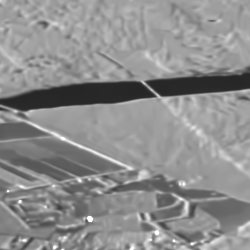
#> input picture data/Image_Database/amplitude_l1_noisy_noisy_w7/0_Target.png, 250 x 250 px; its folder holds only this picture in this run
$ python -i mvalab.py   (imports and definitions only)   (older library calls are emulated)
#> lines starting #> are read from the running program, lines starting #| are printed output that depends on the picture; after the words box and inside, x2 and y2 are one past the last pixel; in counts of white or black regions, pixels touching at a corner belong together
#> further down, picture is the input picture: shape (250, 250); min 38, max 255, mean 141.1
# -*- coding: utf-8 -*-
#
# Lecture des fichiers "télécom"
# Sylvain Lobry 2015
# JM Nicolas 2015#
#
# Septembre 2017 : on introduit mat2imz
#   sauvegarde en 8 bits ou en float. Pas d'autre choix
#   possibilité de générer un fichier .hdr en mettant une option
#
# Janvier 2018 : introduction de dat2mat pour le projet biomass
#               : introduction de cos2mat (uniquement les complex short)
#
# Aout 2018 : possibilité de lire un fichier url
#
##########################################################################
#
# Aout 2018 : introduction d'un test de version pour urllib
#
##########################################################################
#
#  Sauvegarde au fomat Télécom : mat2imz
#
##########################################################################
#
# Affichage d'images "visusar"
#
#
#########################################################################
u"""
lecture, écriture et affichage d'images à forte dynamique, réeles ou complexes (radar)
"""

MVALABVERSION=u"V2.1  Version du 5 février 2019"

#############################################################################

import sys  # pour la version de python
import os.path

import numpy as npy

import scipy.fftpack as spyfftpack
import scipy.io as spio


import struct
import matplotlib.pyplot as plt
import matplotlib.gridspec as gridspec

import math

import urllib
from urllib import *

globalparamnotebook=0

##############################################################################
#
def version():
    return MVALABVERSION
##############################################################################
#############################
# [1351 lines left out: functions notebook, matlab2imz, imz2matbase, imz2mat, imaread, imwread and 23 more, not called in this run]

#
#######################################################################################
#######################################################################################
    #  FIN DES LECTURES
#######################################################################################
#######################################################################################

######################################################
######################################################
# SEPTEMBRE 2017
#

typecode='<f'  # < : little endian
hdrcode='byte order = 0'  # pour .hdr d'IDL/ENVI
imacode='-byteorder = 0'  # pour .dim (mesure conservatoire)


# [166 lines left out: function mat2imz, not called in this run]


######################################################
######################################################
        #######################################################################################
#  OUTILS VISU
#######################################################################################
#######################################################################################
#
def visusarbase(tabimaparam,paramseuil,tagspe, *therest):
#
# on commence par eliminer les tableaux manifestement trop petits...
# ainsi que les tableaux reduit a la valeur 0 (entiere)
#
    # si tagspe==0 : pas de show, ni de titre
#
# Mai 2018 : *therest pour ne remplir qu'une partie de la figure
# d'où ipart, mais qui sert aussi à neutraliser les affichages
#
# Sept 2018 : zparam peut aussi être un tableau [vmin,vmax]
#
#
# therest :
#   [0] : pour les affichages
#   [1] : pour les histogrammes     if type(tabima)== str :
#> called with paramseuil = -999, tagspe = 0
    if type(tabimaparam)== str :
        tabimatab=imz2mat(tabimaparam)
        tabima = tabimatab[0]
    else :
        tabima=tabimaparam
#
    ipart=0
    kparamhisto=0
    if len(therest)>0 :
        ipart=therest[0]

    if isinstance(tabima,int)==True:
        legspe='Pas de visualisation : Tableau nul'
        print(legspe)
        return

    RSI=tabima.size
#> RSI = 62500
    if RSI<16:
        legspe='Pas de visualisation : Tableau manifestement beaucoup trop petit (%d) pour etre une image : pas d''affichage' %(RSI)
        print(legspe)
        return 0

#    else:
#        print("visusar sans second parametre'

    R=tabima.shape
#> R = (250, 250)
    ZZ=len(R)
#> ZZ = 2
    if ZZ==3:  # on traite à part les couleurs
        malegende='3 canaux couleurs (RVB)'
        print("Affichage comme image en couleur (3 canaux)")
        if tagspe > 0 :
            plt.figure()
            if ipart==1 :
                print(u'Figure réduite pour l\'image')
        plt.imshow(tabima/255.,interpolation='nearest')
        if tagspe > 0 :
            plt.title(malegende)
            plt.show()
        return 0


    if npy.isrealobj(tabima)==True:
        print("Affichage d'une image reelle")
        BB=tabima
    if npy.isrealobj(tabima)==False:
        print("Affichage d'une image complexe : on prend le module")
        BB=abs(tabima)
    valmin=npy.min(BB)
#> valmin = 38
    valmax=npy.max(BB)
#> valmax = 255
    valsig=npy.std(BB)
#> valsig = 36.43
    valmoy=npy.mean(BB)
#> valmoy = 141.1
    legx='Min %.3f   Max %.3f    Moy %.3f   Ect %.3f ' %(valmin,valmax,valmoy,valsig)

#
#  par defaut visusarbase affiche avec un seuil de vmoy + kparam * vsig et avec kparam = 3
    kparam=3  # par defaut
    itagseuil=1
    seuilmin=0.  # par defaut

    if type(paramseuil) == list :
        seuilmin=paramseuil[0]
        seuilmax=paramseuil[1]
        kparam=(seuilmax-valmoy)/valsig
        if kparamhisto==0 :
            kparamhisto=kparam
        print(u'seuil min (%.1f) et seuilmax (%.1f) passés en argument. kparam = %.1f'%(seuilmin, seuilmax, kparam))
        malegende=u'Image affichée entre %.1f et %.1f  (vmoy + %.1f vsig)'%(seuilmin,seuilmax,kparam)
    else:
    # ancien cas
        zparam = paramseuil


        if zparam!=-999:
            kparam=zparam

        if kparam<0 :
            itagseuil=2
            kparam=-kparam

        if kparam>0:
            seuilmax=valmoy+kparam*valsig
#> seuilmax = 250.4
            if seuilmax>valmax:
                BB[0,0]=seuilmax
            if kparamhisto==0 :
                kparamhisto=kparam

            if itagseuil==2 :
                seuilmin=valmoy-kparam*valsig

            malegende=u'Image  [%.2f, %.2f] seuil %.2f \n   valmoy (%.3f) + %.3f sigma (%.3f) ' %(seuilmin, valmax, seuilmax,valmoy,kparam,valsig)

# [12 lines of commented-out code are left out]
        if kparam==0:
            malegende='kparam=0 : Image sans seuillage'
            seuilmin=valmin
            seuilmax=valmax
###########" fin cas historique


    masque=BB<seuilmax
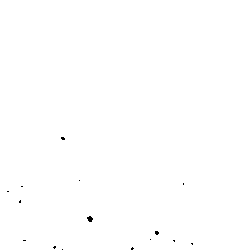
#> masque: shape (250, 250) bool; 99.9% white; black in thin lines or dots, all inside (x1, y1, x2, y2) = (7, 137, 193, 250)
    BB=BB*masque+(1-masque)*seuilmax
    masque2=BB>seuilmin
#> masque2: shape (250, 250) bool; every value is 1
    BB=BB*masque2+(1-masque2)*seuilmin

#        malegende='Image seuillee : valmoy (%.3f) +- %.3f sigma  (%.2f;%.2f)\n seuil %.1f' %(valmoy,kparam,seuilmin,seuilmax)


    if tagspe==0:
        print('Visusar sans plt.show, ni titre')

    if tagspe <0 :
        print('Visusar sans affichage')
        print(legx)
        return(BB)


    if len(therest)>1 :
#        print(u'Passage de kparamhisto en parametre %.3f', therest[1] )
        if therest[1] != 0. :
            kparamhisto=therest[1]


    if tagspe > -1 :
        if tagspe>0 :
            if globalparamnotebook==0 :
                fig = plt.figure()
            if globalparamnotebook>0 :
                fig = plt.figure(figsize=(12,12))
            plt.xlabel(legx)


        if ipart>0 :
            if tagspe==0:
                print(u'Affichage pas conforme (appel de l''histogramme en mode Z)')
            gs = gridspec.GridSpec( 8, 1)
            plt.subplot( gs[0:7,0] )
            plt.xticks([])
            plt.yticks([])

#        plt.imshow(BB)
        if tagspe>0 :
            plt.suptitle(malegende)
        cax=plt.imshow(BB,interpolation='nearest')

#        plt.suptitle(malegende)
#
#        if tagspe>0 :
#            plt.suptitle(malegende)
#        if ipart==2 :
#            plt.title(malegende)  # placement très subtil, avant l'éventuel histogramme
#
        plt.set_cmap('gray')
        if len(therest)>2 :
            plt.set_cmap('jet')
        if ipart>0 :
            plt.subplot( gs[7,0] )
            ntot=R[0]*R[1]
            seuilmax=valmoy+kparamhisto*valsig
            noutlier=npy.sum(tabima>seuilmax)
            fntot=float(ntot)
            fnoutlierpourcent=float(noutlier)*100./fntot

            seuilmaxhisto= seuilmax
#            if  seuilmaxhisto > valmax :
#                seuilmaxhisto = valmax   # octobre 2018 : source d'erreur pour l'opérateur
#            plt.hist(npy.reshape(tabima,ntot), bins=256, normed=True, color='wheat')
            if npy.isrealobj(tabima)==True:
                print('Histogramme des valeurs d''une image (%.3f %.3f) entre %.3f et %.3f'%( npy.min(tabima), npy.max(tabima),seuilmin,seuilmaxhisto))
#                print("Histogramme d'une image reelle")plt.hist(crop_classe0.ravel(),bins=256)
#                plt.hist(npy.reshape(tabima,ntot), range=[seuilmin,seuilmaxhisto], bins=256, normed=True, color='wheat')
                resulvoid=plt.hist(tabima.ravel(), range=[seuilmin,seuilmaxhisto], bins=256, normed=True, color='wheat')
            else:
                print(u'Histogramme des valeurs absolues d''une image complexe')
#                plt.hist(npy.reshape(npy.abs(tabima),ntot), range=[seuilmin,seuilmaxhisto], bins=256, normed=True, color='wheat')
                resulvoid=plt.hist(npy.abs(tabima.ravel()), range=[seuilmin,seuilmaxhisto], bins=256, normed=True, color='wheat')
            yyymin,yyymax=plt.ylim()
            plt.plot([seuilmax,seuilmax],[yyymin,yyymax],'k--')
            if kparamhisto > kparam and seuilmax < valmax:
                if npy.isrealobj(tabima)==True:
                    noutlierhisto=npy.sum(tabima>seuilmax)
                else:
                    noutlierhisto=npy.sum(npy.abs(tabima)>seuilmax)
                fnoutlierhistopourcent=float(noutlierhisto)*100./fntot
###                plt.xlim([0.,seuilmaxhisto])
                baratinx=u'%d pixels > %.1f (%.1f  %%) ,   %d pixels > %.1f (%.3f  %%)'%(noutlier,seuilmax,fnoutlierpourcent,noutlierhisto,seuilmax,fnoutlierhistopourcent)
            else :
                baratinx=u'[%d]    %d pixels > %.1f (%.1f  %%)'%(int(fntot), noutlier,seuilmax,fnoutlierpourcent)

            if seuilmin > 0.001 :
                noutliermin=npy.sum(tabima<seuilmin)
                if noutliermin > 0 :
                    fnoutlierminpourcent=float(noutliermin)*100./fntot
                    baratinx=u'%d pixels < %.1f (%.1f  %%)      '%(noutliermin,seuilmin,fnoutlierminpourcent)+baratinx


            plt.xlabel(baratinx)
            plt.yticks([])
            plt.xlim([seuilmin,seuilmaxhisto])


        if len(therest)>2 :
            plt.set_cmap('jet')
#            plt.hist(npy.reshape(BB,ntot), bins=256, normed=True,range=[0.,2.],color='wheat')

#        plt.gray()            cax=plt.imshow(image, cmap=cm.coolwarm)

#    plt.colorbar(orientation="horizontal", fraction=0.05, aspect=40)
            vmax=seuilmax
            cbar = fig.colorbar(cax, ticks=[valmin, 0., valmax], orientation='horizontal', fraction=0.05, aspect=40)

#    print(malegende)

    if tagspe>0:
        ncol=npy.size(tabima,1)
        nlig=npy.size(tabima,0)
        print('plt.show dans visusar : image %d x %d'%(ncol,nlig))
        plt.show()

    return BB


# [61 lines left out: functions visusar, visuinterfero, not called in this run]

def visusarZ(tabima, *therest):
    nnn=-999
    itag=0
    if(len(therest)>0):
        nnn=therest[0]
    if(len(therest)>1):
        itag=therest[1]

    coderetour =    visusarbase(tabima,nnn,0,itag)
#> call 2 of visusarbase, with tabimaparam = array of shape (250, 250), paramseuil = -999, tagspe = 0
#> in visusarbase (call 2), `valmin=npy.min(BB)`: valmin = 0.725
#> in visusarbase (call 2), `valmax=npy.max(BB)`: valmax = 8818152
#> in visusarbase (call 2), `valsig=npy.std(BB)`: valsig = 36363.5
#> in visusarbase (call 2), `valmoy=npy.mean(BB)`: valmoy = 2195.1
#> in visusarbase (call 2), `seuilmax=valmoy+kparam*valsig`: seuilmax = 111285.4
#> in visusarbase (call 2), `masque=BB<seuilmax`:
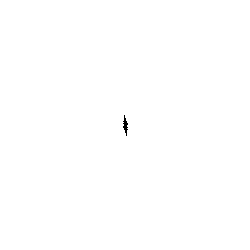
#> masque: shape (250, 250) bool; 99.9% white; black in thin lines or dots, all inside (x1, y1, x2, y2) = (123, 115, 128, 136)
#> in visusarbase (call 2), `BB=BB*masque+(1-masque)*seuilmax`:
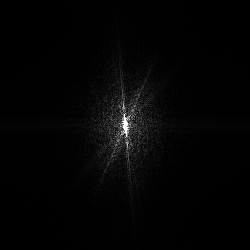
#> BB: shape (250, 250) float64; min 0.725, max 111285.4, mean 1961; drawn with min black and max white

    if type(tabima)== str :
        visusartitre(tabima)

    return coderetour

        #
def visusarspectre(image,*therest):
    u'''
    Une image est passée en premier argument

    l'image et son spectre sont tracées

    le second argument (facultatif) est une légende
    '''

    global globalparamnotebook

    if  globalparamnotebook==0 :
        plt.figure(figsize=(12,6))
        plt.subplot(121)
        visusarZ(image)
        plt.subplot(122)
        visusarZ(spyfftpack.fftshift(spyfftpack.fft2(image)))
        if(len(therest)>0):
            montitre=therest[0]
            plt.suptitle(montitre)
        plt.show()
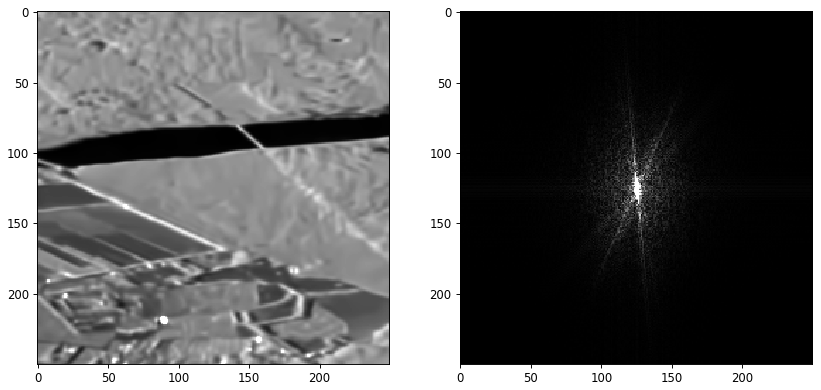
#> figure drawn by matplotlib, 2 panels

    if  globalparamnotebook==1:
        if(len(therest)>0):
            montitre=therest[0]
        visusar(image)
        if(len(therest)>0):
            plt.suptitle(montitre)
        visusar(spyfftpack.fftshift(spyfftpack.fft2(image)))
        if(len(therest)>0):
            plt.suptitle(montitre)


# [143 lines left out: functions visuflicker, centrercentroidazi, chirp_ers, synthese_range, synthese_azimuth, not called in this run]

>>> import cv2
>>> picture = cv2.imread('../data/Image_Database/amplitude_l1_noisy_noisy_w7/0_Target.png', cv2.IMREAD_GRAYSCALE)
>>> result = visusarspectre(picture)

$ run again, on data/Image_Database/amplitude_l1_noisy_noisy_w7/20_Target.png
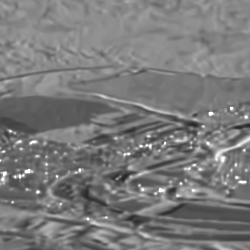
#> input picture data/Image_Database/amplitude_l1_noisy_noisy_w7/20_Target.png, 250 x 250 px
#> picture is the input picture: shape (250, 250); min 36, max 255, mean 122
#> valmin = 36
#> valmax = 255
#> valsig = 25.95
#> valmoy = 122
#> seuilmax = 199.9
#> in visusarbase, `masque=BB<seuilmax`:
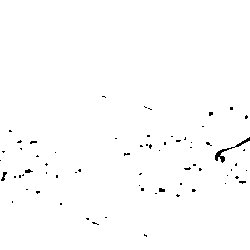
#> masque: shape (250, 250) bool; 99.1% white; black in thin lines or dots, all inside (x1, y1, x2, y2) = (0, 96, 250, 237)
#> masque2: shape (250, 250) bool; every value is 1
#> masque: shape (250, 250) bool; 100% white; black in thin lines or dots, all inside (x1, y1, x2, y2) = (124, 116, 127, 135)
#> in visusarspectre, `plt.show()`:
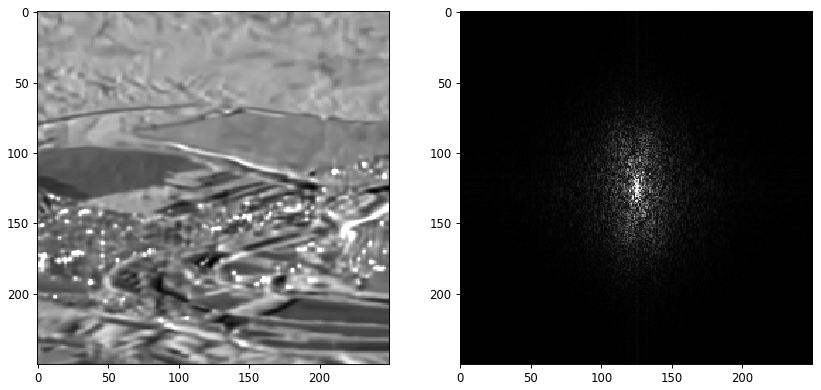
#> figure drawn by matplotlib, 2 panels

$ run again, on data/Image_Database/amplitude_l1_noisy_noisy_w7/21_Target.png
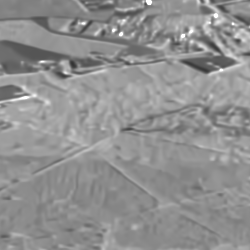
#> input picture data/Image_Database/amplitude_l1_noisy_noisy_w7/21_Target.png, 250 x 250 px
#> picture is the input picture: shape (250, 250); min 51, max 255, mean 144.4
#> valmin = 51
#> valmax = 255
#> valsig = 20.99
#> valmoy = 144.4
#> seuilmax = 207.3
#> in visusarbase, `masque=BB<seuilmax`:
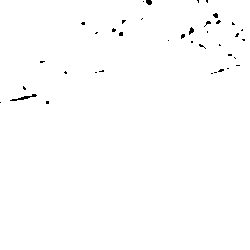
#> masque: shape (250, 250) bool; 99.4% white; black in thin lines or dots, all inside (x1, y1, x2, y2) = (0, 0, 245, 104)
#> masque2: shape (250, 250) bool; every value is 1
#> masque: shape (250, 250) bool; 100% white; black in thin lines or dots, all inside (x1, y1, x2, y2) = (124, 120, 127, 131)
#> in visusarspectre, `plt.show()`:
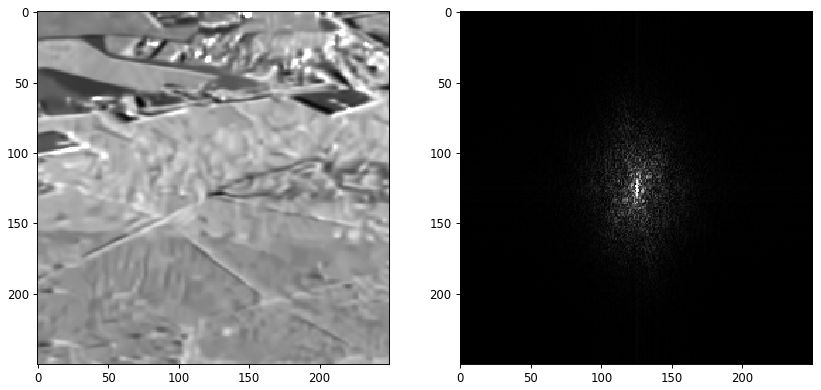
#> figure drawn by matplotlib, 2 panels

$ run again, on data/Image_Database/amplitude_l1_noisy_noisy_w7/32_Target.png
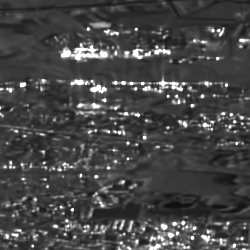
#> input picture data/Image_Database/amplitude_l1_noisy_noisy_w7/32_Target.png, 250 x 250 px
#> picture is the input picture: shape (250, 250); min 15, max 255, mean 70.7
#> valmin = 15
#> valmax = 255
#> valsig = 40.03
#> valmoy = 70.65
#> seuilmax = 190.7
#> in visusarbase, `masque=BB<seuilmax`:
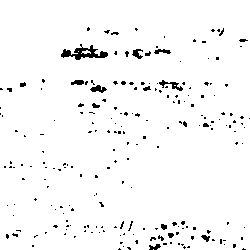
#> masque: shape (250, 250) bool; 96.8% white; black in thin lines or dots, all inside (x1, y1, x2, y2) = (0, 27, 250, 250)
#> masque2: shape (250, 250) bool; every value is 1
#> valmin = 10.2
#> valmax = 4415926
#> valsig = 19814.6
#> valmoy = 4419.6
#> seuilmax = 63863.4
#> masque: shape (250, 250) bool; 99.7% white; black in thin lines or dots, all inside (x1, y1, x2, y2) = (109, 84, 142, 167)
#> in visusarbase (call 2), `BB=BB*masque+(1-masque)*seuilmax`:
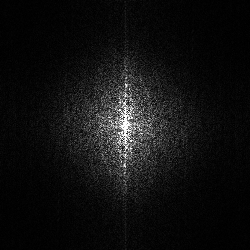
#> BB: shape (250, 250) float64; min 10.2, max 63863.4, mean 4241.8; drawn with min black and max white
